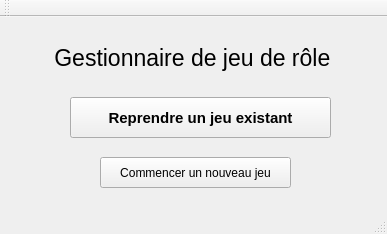
<?xml version="1.0" encoding="UTF-8"?>
<ui version="4.0">
 <class>MainWindow</class>
 <widget class="QMainWindow" name="MainWindow">
  <property name="geometry">
   <rect>
    <x>0</x>
    <y>0</y>
    <width>387</width>
    <height>234</height>
   </rect>
  </property>
  <property name="windowTitle">
   <string>MainWindow</string>
  </property>
  <widget class="QWidget" name="centralWidget">
   <widget class="QLabel" name="label">
    <property name="geometry">
     <rect>
      <x>20</x>
      <y>20</y>
      <width>351</width>
      <height>41</height>
     </rect>
    </property>
    <property name="font">
     <font>
      <family>Arial</family>
      <pointsize>17</pointsize>
      <italic>false</italic>
     </font>
    </property>
    <property name="text">
     <string>Gestionnaire de jeu de rôle </string>
    </property>
    <property name="textFormat">
     <enum>Qt::AutoText</enum>
    </property>
    <property name="scaledContents">
     <bool>true</bool>
    </property>
    <property name="alignment">
     <set>Qt::AlignCenter</set>
    </property>
   </widget>
   <widget class="QPushButton" name="New">
    <property name="geometry">
     <rect>
      <x>100</x>
      <y>140</y>
      <width>191</width>
      <height>31</height>
     </rect>
    </property>
    <property name="text">
     <string>Commencer un nouveau jeu</string>
    </property>
   </widget>
   <widget class="QPushButton" name="Continue">
    <property name="geometry">
     <rect>
      <x>70</x>
      <y>80</y>
      <width>261</width>
      <height>41</height>
     </rect>
    </property>
    <property name="font">
     <font>
      <family>Arial</family>
      <pointsize>11</pointsize>
      <weight>75</weight>
      <bold>true</bold>
     </font>
    </property>
    <property name="text">
     <string>Reprendre un jeu existant</string>
    </property>
   </widget>
  </widget>
  <widget class="QMenuBar" name="menuBar">
   <property name="geometry">
    <rect>
     <x>0</x>
     <y>0</y>
     <width>387</width>
     <height>25</height>
    </rect>
   </property>
  </widget>
  <widget class="QToolBar" name="mainToolBar">
   <attribute name="toolBarArea">
    <enum>TopToolBarArea</enum>
   </attribute>
   <attribute name="toolBarBreak">
    <bool>false</bool>
   </attribute>
  </widget>
  <widget class="QStatusBar" name="statusBar"/>
 </widget>
 <layoutdefault spacing="6" margin="11"/>
 <resources/>
 <connections/>
</ui>
